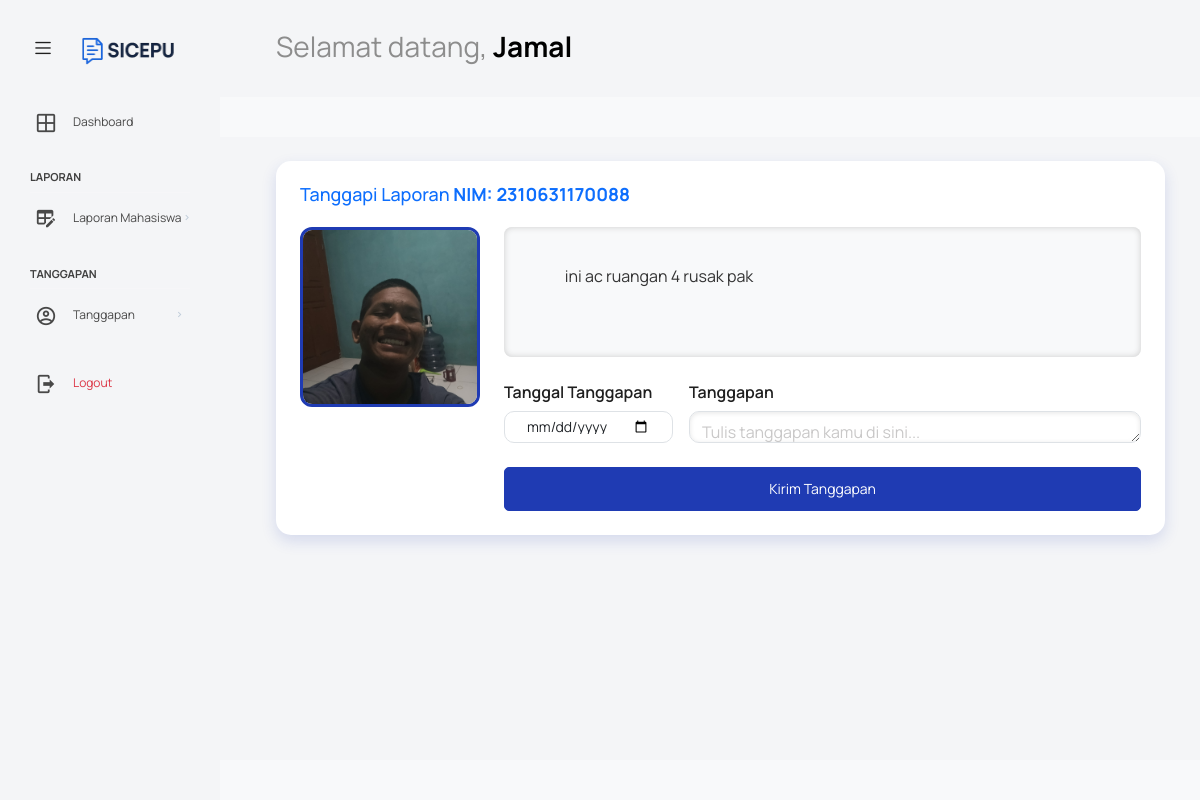
Page /src/petugas/tanggapi.php?id_pengaduan=23 (signed in) on the committed database.
### tables this page shows
CREATE TABLE `pengaduan` (
  `id_pengaduan` int(11) NOT NULL,
  `tgl_pengaduan` date NOT NULL,
  `nim` varchar(16) NOT NULL,
  `isi_laporan` text NOT NULL,
  `foto` varchar(255) NOT NULL,
  `status` enum('terkirim','proses','selesai') NOT NULL,
  `disposisi` varchar(255) NOT NULL
);

### src/petugas/tanggapi.php (the view, shortened to what this page needs)
<?php
require '../../public/app.php';
$id = isset($_GET['id_pengaduan']) ? intval($_GET['id_pengaduan']) : 0;
$posisi_petugas = $_SESSION['posisi'] ?? '';
$stmt = $conn->prepare("SELECT * FROM pengaduan WHERE id_pengaduan = ? AND disposisi = ?");
$stmt->bind_param("is", $id, $posisi_petugas);
$stmt->execute();
$result = $stmt->get_result();
$pengaduan = $result->fetch_assoc();
include '../layout/header.php';
include '../layout/nav.php';
?>
<div class="container-fluid page-body-wrapper">
  <?php include '../layout/sidebar_petugas.php'; ?>
  <div class="main-panel">
    <div class="content-wrapper">
      <div class="card card-custom p-4 bg-white">
        <h4 class="mb-4 text-primary">
          Tanggapi Laporan <span class="fw-bold">NIM: <?= htmlspecialchars($pengaduan['nim']); ?></span>
        </h4>
        <div class="row g-4 align-items-start">
          <div class="col-auto text-center">
            <?php if ($pengaduan['foto'] && file_exists("../../uploads/" . $pengaduan['foto'])) : ?>
              <img src="../../uploads/<?= htmlspecialchars($pengaduan['foto']); ?>" alt="Foto Laporan" class="img-thumbnail-custom" data-bs-toggle="modal" data-bs-target="#fotoModal" title="Klik untuk lihat gambar lebih besar">
            <?php else : ?>
              <img src="../../assets/img/no-image.png" alt="Tidak ada foto" class="img-thumbnail-custom" style="opacity: 0.4;" title="Tidak ada foto">
            <?php endif; ?>
          </div>
          <div class="col">
            <div class="mb-4 p-3 bg-light rounded" style="white-space: pre-wrap; min-height: 130px; color:#333; font-size:1rem; box-shadow: inset 0 0 6px #ccc;">
              <?= htmlspecialchars($pengaduan['isi_laporan']); ?>
            </div>
            <form method="post" action="">
              <div class="row g-3 align-items-start">
                <div class="col-auto" style="min-width: 160px;">
                  <label for="tgl_tanggapan" class="form-label">Tanggal Tanggapan</label>
                  <input type="date" class="form-control" id="tgl_tanggapan" name="tgl_tanggapan" required value="<?= isset($_POST['tgl_tanggapan']) ? htmlspecialchars($_POST['tgl_tanggapan']) : ''; ?>">
                </div>
                <div class="col">
                  <label for="tanggapan" class="form-label">Tanggapan</label>
                  <textarea class="form-control textarea-custom" id="tanggapan" name="tanggapan" rows="5" placeholder="Tulis tanggapan kamu di sini..." required></textarea>
                </div>
              </div>
              <button type="submit" name="submit" class="btn btn-primary mt-4 w-100">Kirim Tanggapan</button>
            </form>
          </div>
        </div>
      </div>
    </div>
  </div>
  <?php include '../layout/footer.php'; ?>
<?php include '../layout/scripts.php'; ?>

### src/petugas/tanggapi.php (style rules this page uses)
.main-panel { background: #f8f9fa; min-height: 85vh; padding: 40px 0; }
.card-custom { max-width: 900px; margin: auto; border-radius: 15px; box-shadow: 0 6px 15px rgb(31 59 179 / 0.15); }
.img-thumbnail-custom { cursor: pointer; border-radius: 12px; object-fit: cover; width: 180px; height: 180px; border: 3px solid #1F3BB3; }
.form-control { border-radius: 10px; }
label { font-weight: 600; }
.textarea-custom { border-radius: 10px; padding: 12px; font-size: 1rem; resize: vertical; min-height: 130px; box-shadow: inset 0 1px 5px rgba(0,0,0,0.1); transition: border-color 0.3s ease; }

### rows in the picture
pengaduan: nim "2310631170088", foto (picture), isi_laporan "ini ac ruangan 4 rusak pak"

### other values in the picture
$namaTampil "Jamal"
